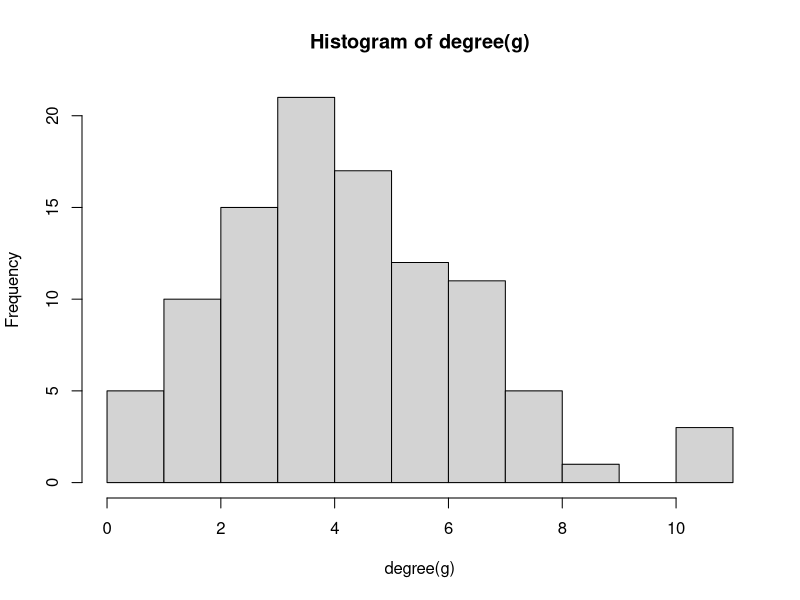
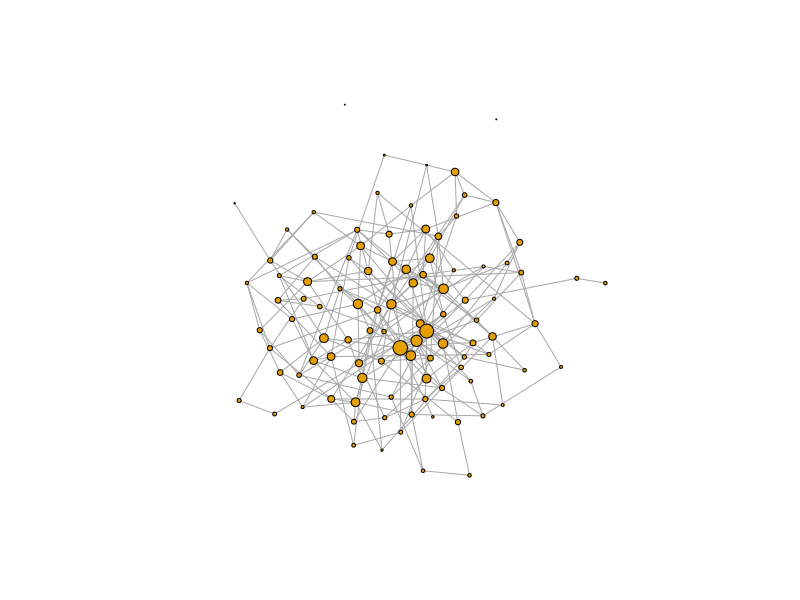
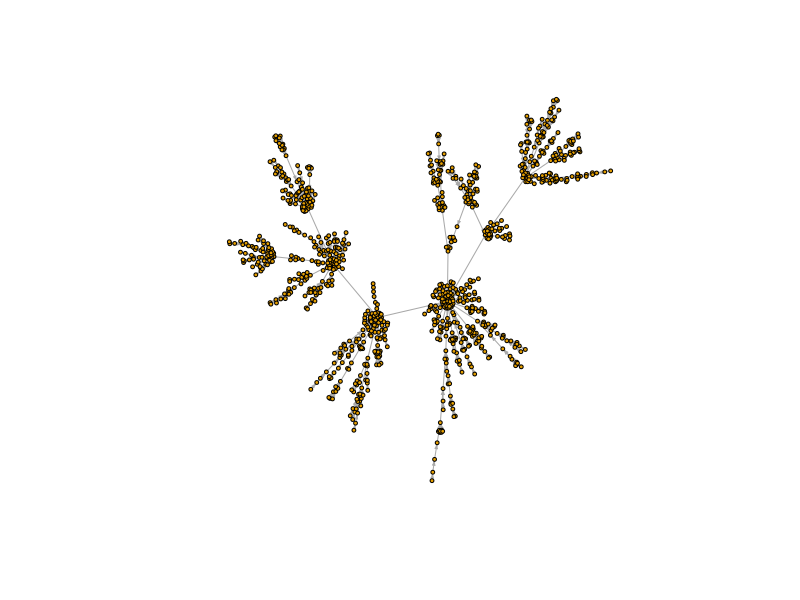
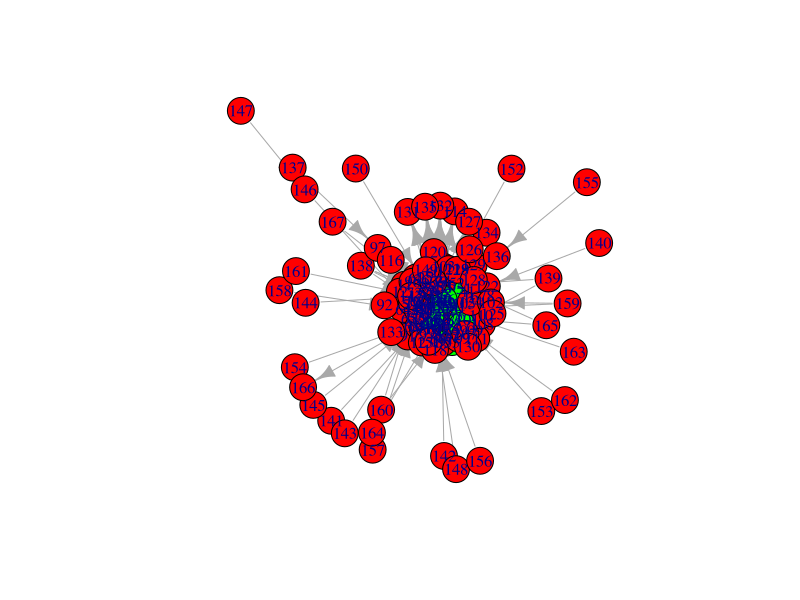
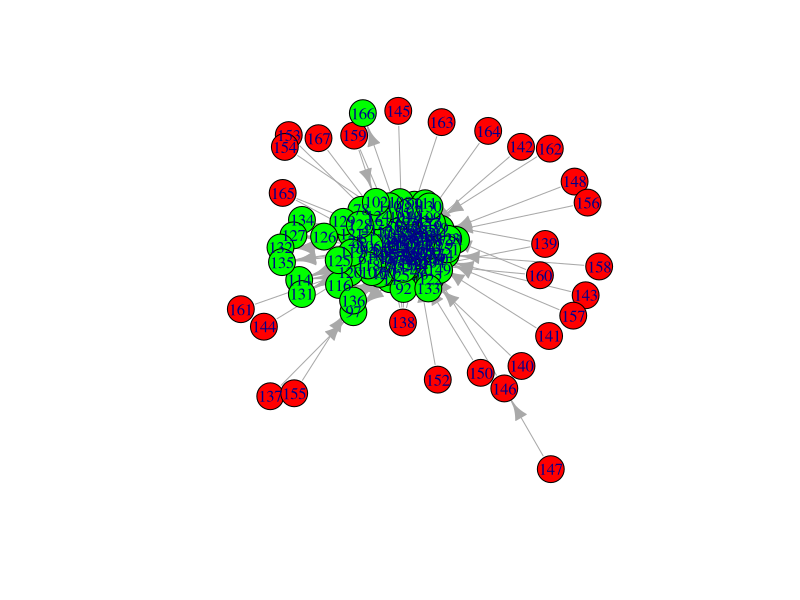
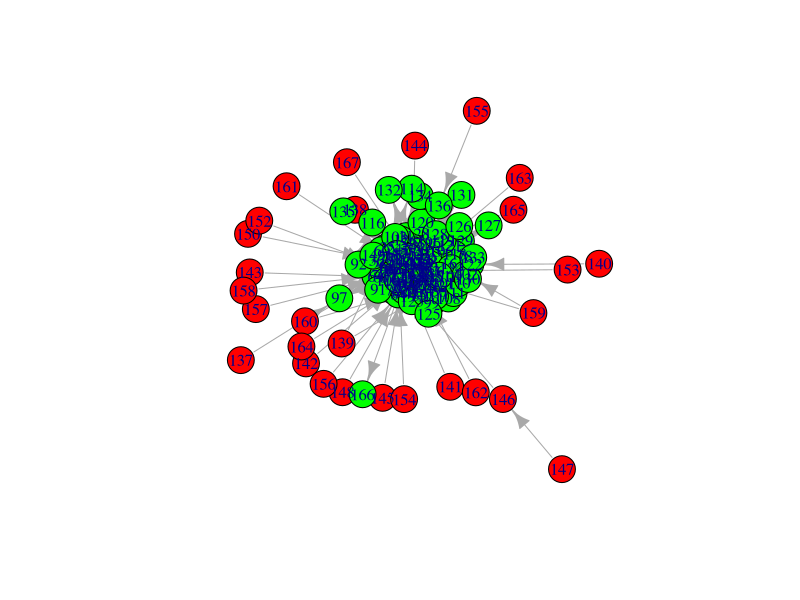
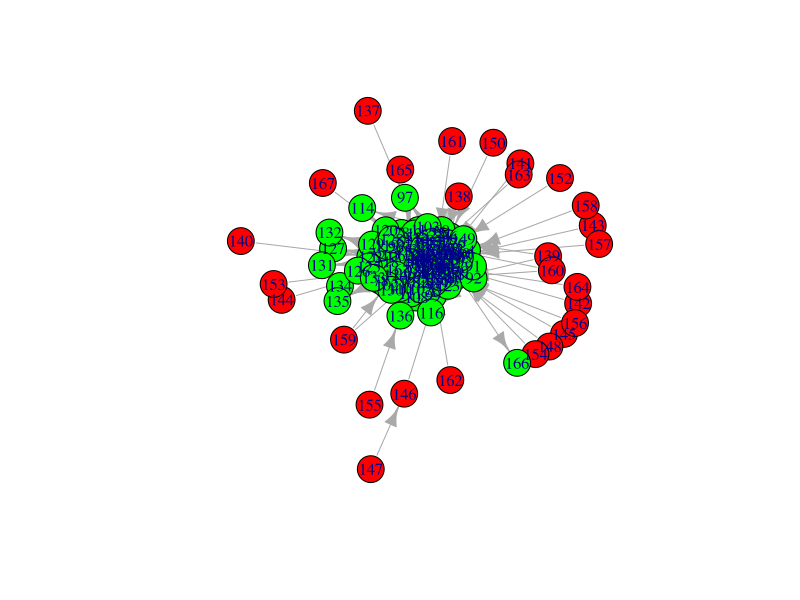
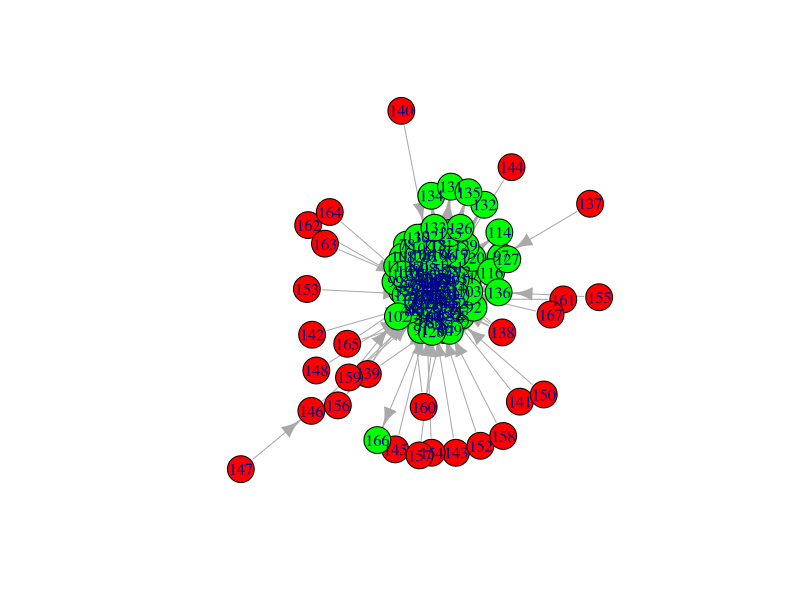

Here is the R script that generated these plots, in order:
library(igraph)

g <- erdos.renyi.game(p.or.m=0.05, n=100)
summary(g) # nie jest ważony

E(g)
V(g)

E(g)$weight <- runif(length(E(g)), 0.01, 1)
summary(g) # jest wazony

degree(g)
hist(degree(g))

cl <- clusters(g)
cl

pr <- page.rank(g)$vector
plot(g, vertex.size=pr*300, vertex.label=NA, edge.arrow.size=.2)

# ------------------------------------------------------------------------------

g <- barabasi.game(1000)
layout <- layout.fruchterman.reingold(g)
plot(g, layout=layout, vertex.size=2, vertex.label=NA, edge.arrow.size=.2)
  
V(g)[betweenness(g)==max(betweenness(g))]
betweenness(g)
diameter(g)

# Zasadniczo są one tworzone na różne sposoby: W sieci Erdos-Renyi przypisujemy 
# N węzłów, a następnie każdą parę łączymy z prawdopodobieństwem p. 
# Oznacza to, że żaden węzeł nie będzie miał znacznie wyższego stopnia niż jakikolwiek inny.
# W sieci B-A przypisujemy N węzłów, ale aby je utworzyć, zaczynamy 
# od małego zestawu połączonych węzłów. Następnie dodajemy węzły pojedynczo, 
# aż otrzymamy N węzłów. Kiedy dodajemy węzeł, łączymy go z niewielką liczbą 
# istniejących węzłów z prawdopodobieństwem proporcjonalnym do stopnia 
# istniejącego węzła. W rezultacie węzły z wyższym stopniem (wcześniejsze) 
# mają tendencję do uzyskiwania jeszcze wyższego stopnia.

# ------------------------------------------------------------------------------

dfGraph <- read.csv2("./database.csv", skip=2, sep= " ")[, 1:2]
g <- graph.data.frame(dfGraph, directed = T)
g <- simplify(g)

E(g)
V(g) # "Czy Twój graf ma 167 węzłów i 5783 krawędzie?" - TAK

V(g)$activated = F
V(g)[13]$activated = T

summary(g)

setup <- function (gr, svi) {
  V(gr)$activated = F
  V(gr)$color = 'red'
  V(gr)[svi]$activated = T
  V(gr)[svi]$color = 'green'
  return (gr)
}

activate_neighbors <- function (av, gr) {
  ac <- 0
  for(v in av) {
    nb <- neighbors(gr, v)
    ac = ac + length(nb[activated == F])
    V(gr)[nb]$activated = T
    V(gr)[nb]$color = 'green'
  }
  print(ac)
  return (gr)
}

simulate_propagation <- function (noi, gr) {
  for(i in 1:noi) {
    active <- V(gr)[activated == T]
    gr <- activate_neighbors(active, gr)
    write.csv(as_data_frame(gr, what="vertices"), sprintf("./file-%d.csv",i), row.names = FALSE)
    plot(gr, vertex.color=V(gr)$color)
  }
}

rand_indices = sample(1:100, 4)
for (r in rand_indices) {
  g <- setup(g, r)
  simulate_propagation(10, g)
}

# Centralny
g <- setup(g, betweenness(g)==max(betweenness(g)))
# simulate_propagation(10, g)